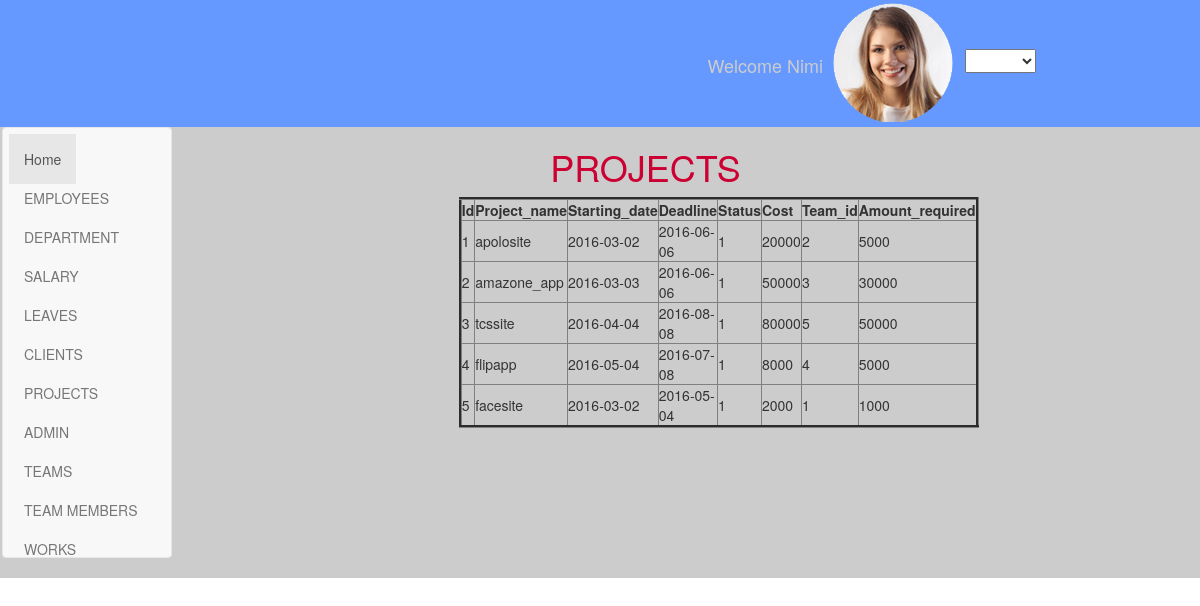
The page /view_tbl_projects.php on the database its author committed.
### tables this page shows
CREATE TABLE IF NOT EXISTS `tbl_projects` (
  `id` int(11) NOT NULL AUTO_INCREMENT,
  `client_id` varchar(10) NOT NULL,
  `project_name` varchar(20) NOT NULL,
  `starting_date` date NOT NULL,
  `deadline` date NOT NULL,
  `status` varchar(10) NOT NULL,
  `cost` varchar(10) NOT NULL,
  `team_id` varchar(10) NOT NULL,
  `amount_required` varchar(20) NOT NULL,
  PRIMARY KEY (`id`)
);

### view_tbl_projects.php (the view, shortened to what this page needs)
<!DOCTYPE html PUBLIC "-//W3C//DTD XHTML 1.0 Transitional//EN" "http://www.w3.org/TR/xhtml1/DTD/xhtml1-transitional.dtd">
<html xmlns="http://www.w3.org/1999/xhtml">
<head>
<link rel="stylesheet" href="css/bootstrap.min.css">
<link rel="stylesheet" href="css/nimistyle.css" />
</head>
<body>
<div class="container-fluid sec1">
<div class="container sec1_head">
<div class="col-md-12">
<div class="col-md-5">
<h4>Welcome Nimi</h4>
<img src="images/pic1.png" />
<select class="option1">
<option value="null"></option>
<option value="logout">logout</option>
</select>
</div>
</div>
</div>
</div>
<div class="container-fluid sec2">
<div class="col-md-2">
<nav class="navbar navbar-default">
<ul class="nav navbar-nav nav_home">
       <li class="active"><a href="#">Home</a></li>
        <br />
       <li><a href="index.php">EMPLOYEES</a></li>
        <li><a href="view_department.php">DEPARTMENT</a></li>
        <li><a href="view_salary.php">SALARY</a></li>
        <li><a href="view_leaves.php">LEAVES</a></li>
        <li><a href="view_tbl_client.php">CLIENTS</a></li>
        <li><a href="view_tbl_projects.php">PROJECTS</a></li>
         <li><a href="view_admin.php">ADMIN</a></li>
        <li><a href="view_tbl_team.php">TEAMS</a></li>
         <li><a href="view_tbl_team_members.php">TEAM MEMBERS</a></li>
          <li><a href="view_works.php">WORKS</a></li>
      </ul>
</nav>
</div>
<div class="col-md-10">
<div class="col-md-3">
</div>
<?php
$con=open_connection();
$sql1="SELECT tbl_projects.id, tbl_projects.project_name, tbl_projects.starting_date, tbl_projects.deadline, tbl_projects.status, tbl_projects.cost, tbl_projects.team_id, tbl_projects.amount_required, tbl_clients.client_name
FROM tbl_clients
INNER JOIN tbl_projects
ON tbl_clients.id = tbl_projects.client_id";
$result=mysqli_query($con,$sql1);
?>
<div class="col-md-5">
<H1>PROJECTS</H1>
<table border="3" class="table-border">
<tr>
<th>Id</th>
<th>Project_name</th>
<th>Starting_date</th>
<th>Deadline</th>
<th>Status</th>
<th>Cost</th>
<th>Team_id</th>
<th>Amount_required</th>
</tr>
<?php
while($row=mysqli_fetch_Array($result))
{?>
<tr>
<td><?php echo $row['id'];?></td>
<td><?php echo $row['project_name'];?></td>
<td><?php echo $row['starting_date'];?></td>
<td><?php echo $row['deadline'];?></td>
<td><?php echo $row['status'];?></td>
<td><?php echo $row['cost'];?></td>
<td><?php echo $row['team_id'];?></td>
<td><?php echo $row['amount_required'];?></td>
</tr>
<?php
}
?>
</table>
</div>
</div>
<div class="col-md-1">
</div>
</div>
</body>
</html>

### css/nimistyle.css (style rules this page uses)
.sec1 { background:#69F; }
.sec1 h4 { float:left; color:#CCC; margin-top: 56px; }
.sec2 { padding-left: 0px; margin-left: -13px; background:#CCC; }
.sec2 h1 { text-align:center; color:#C03; }
.sec2 li { padding: 6px; margin-bottom: -23px; }

### rows shown on the page
tbl_projects: id "1", project_name "apolosite", starting_date "2016-03-02", deadline "2016-06-06", status "1", cost "20000", team "2", amount_required "5000"
tbl_projects: id "2", project_name "amazone_app", starting_date "2016-03-03", deadline "2016-06-06", status "1", cost "50000", team "3", amount_required "30000"
tbl_projects: id "3", project_name "tcssite", starting_date "2016-04-04", deadline "2016-08-08", status "1", cost "80000", team "5", amount_required "50000"
tbl_projects: id "4", project_name "flipapp", starting_date "2016-05-04", deadline "2016-07-08", status "1", cost "8000", team "4", amount_required "5000"
tbl_projects: id "5", project_name "facesite", starting_date "2016-03-02", deadline "2016-05-04", status "1", cost "2000", team "1", amount_required "1000"
